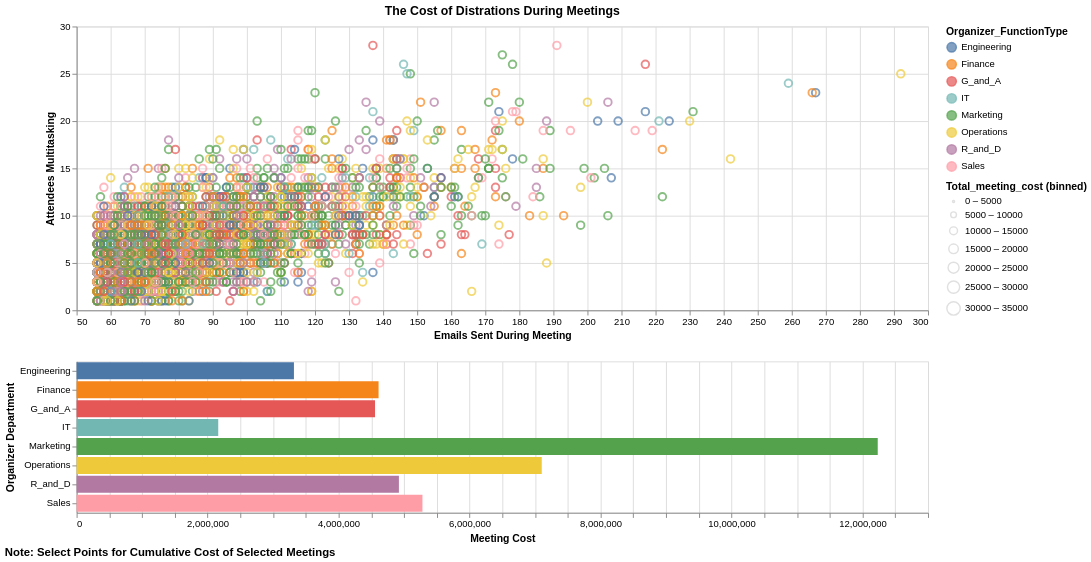

Describe this chart as a Vega-Lite specification.
### Vega specification from a JSON file in a GitHub repository (floating-point values rounded to 4 significant figures; data arrays with more than 128 entries replaced by an {"elided": "..."} marker saying what was removed)
{"$schema": "https://vega.github.io/schema/vega/v5.json", "background": "white", "padding": 5, "width": 900, "title": {"text": "Note: Select Points for Cumulative Cost of Selected Meetings", "align": "left", "fontSize": 12, "orient": "bottom", "anchor": "start"}, "data": [{"name": "selector018_store"}, {"name": "data-c5561aa8189b53b1ad660eae0f048de6", "values": {"elided": "4415 records"}}, {"name": "data_1", "source": "data-c5561aa8189b53b1ad660eae0f048de6", "transform": [{"type": "bin", "field": "Total_meeting_cost", "as": ["bin_extent_0_35000_step_5000_Total_meeting_cost", "bin_extent_0_35000_step_5000_Total_meeting_cost_end"], "signal": "concat_0_bin_extent_0_35000_step_5000_Total_meeting_cost_bins", "extent": [0, 35000], "step": 5000}, {"type": "formula", "expr": "!isValid(datum[\"bin_extent_0_35000_step_5000_Total_meeting_cost\"]) || !isFinite(+datum[\"bin_extent_0_35000_step_5000_Total_meeting_cost\"]) ? \"null\" : format(datum[\"bin_extent_0_35000_step_5000_Total_meeting_cost\"], \"\") + \" – \" + format(datum[\"bin_extent_0_35000_step_5000_Total_meeting_cost_end\"], \"\")", "as": "bin_extent_0_35000_step_5000_Total_meeting_cost_range"}, {"type": "filter", "expr": "isValid(datum[\"Emails_sent_during_meetings\"]) && isFinite(+datum[\"Emails_sent_during_meetings\"]) && isValid(datum[\"Attendees_multitasking\"]) && isFinite(+datum[\"Attendees_multitasking\"])"}]}, {"name": "data_2", "source": "data-c5561aa8189b53b1ad660eae0f048de6", "transform": [{"type": "filter", "expr": "!length(data(\"selector018_store\")) || vlSelectionTest(\"selector018_store\", datum)"}, {"type": "aggregate", "groupby": ["Organizer_FunctionType"], "ops": ["sum"], "fields": ["Total_meeting_cost"], "as": ["sum_Total_meeting_cost"]}, {"type": "filter", "expr": "isValid(datum[\"sum_Total_meeting_cost\"]) && isFinite(+datum[\"sum_Total_meeting_cost\"])"}]}], "signals": [{"name": "concat_0_height", "value": 300}, {"name": "concat_1_y_step", "value": 20}, {"name": "concat_1_height", "update": "bandspace(domain('concat_1_y').length, 0.1, 0.05) * concat_1_y_step"}, {"name": "unit", "value": {}, "on": [{"events": "mousemove", "update": "isTuple(group()) ? group() : unit"}]}, {"name": "selector018", "update": "vlSelectionResolve(\"selector018_store\", \"union\")"}], "layout": {"padding": 20, "columns": 1, "bounds": "full", "align": "each"}, "marks": [{"type": "group", "name": "concat_0_group", "title": {"text": "The Cost of Distrations During Meetings", "frame": "group"}, "style": "cell", "encode": {"update": {"width": {"signal": "width"}, "height": {"signal": "concat_0_height"}}}, "signals": [{"name": "selector018_x", "value": [], "on": [{"events": {"source": "scope", "type": "mousedown", "filter": ["!event.item || event.item.mark.name !== \"selector018_brush\""]}, "update": "[x(unit), x(unit)]"}, {"events": {"source": "window", "type": "mousemove", "consume": true, "between": [{"source": "scope", "type": "mousedown", "filter": ["!event.item || event.item.mark.name !== \"selector018_brush\""]}, {"source": "window", "type": "mouseup"}]}, "update": "[selector018_x[0], clamp(x(unit), 0, width)]"}, {"events": {"signal": "selector018_scale_trigger"}, "update": "[scale(\"concat_0_x\", selector018_Emails_sent_during_meetings[0]), scale(\"concat_0_x\", selector018_Emails_sent_during_meetings[1])]"}, {"events": [{"source": "view", "type": "dblclick"}], "update": "[0, 0]"}, {"events": {"signal": "selector018_translate_delta"}, "update": "clampRange(panLinear(selector018_translate_anchor.extent_x, selector018_translate_delta.x / span(selector018_translate_anchor.extent_x)), 0, width)"}, {"events": {"signal": "selector018_zoom_delta"}, "update": "clampRange(zoomLinear(selector018_x, selector018_zoom_anchor.x, selector018_zoom_delta), 0, width)"}]}, {"name": "selector018_Emails_sent_during_meetings", "on": [{"events": {"signal": "selector018_x"}, "update": "selector018_x[0] === selector018_x[1] ? null : invert(\"concat_0_x\", selector018_x)"}]}, {"name": "selector018_y", "value": [], "on": [{"events": {"source": "scope", "type": "mousedown", "filter": ["!event.item || event.item.mark.name !== \"selector018_brush\""]}, "update": "[y(unit), y(unit)]"}, {"events": {"source": "window", "type": "mousemove", "consume": true, "between": [{"source": "scope", "type": "mousedown", "filter": ["!event.item || event.item.mark.name !== \"selector018_brush\""]}, {"source": "window", "type": "mouseup"}]}, "update": "[selector018_y[0], clamp(y(unit), 0, concat_0_height)]"}, {"events": {"signal": "selector018_scale_trigger"}, "update": "[scale(\"concat_0_y\", selector018_Attendees_multitasking[0]), scale(\"concat_0_y\", selector018_Attendees_multitasking[1])]"}, {"events": [{"source": "view", "type": "dblclick"}], "update": "[0, 0]"}, {"events": {"signal": "selector018_translate_delta"}, "update": "clampRange(panLinear(selector018_translate_anchor.extent_y, selector018_translate_delta.y / span(selector018_translate_anchor.extent_y)), 0, concat_0_height)"}, {"events": {"signal": "selector018_zoom_delta"}, "update": "clampRange(zoomLinear(selector018_y, selector018_zoom_anchor.y, selector018_zoom_delta), 0, concat_0_height)"}]}, {"name": "selector018_Attendees_multitasking", "on": [{"events": {"signal": "selector018_y"}, "update": "selector018_y[0] === selector018_y[1] ? null : invert(\"concat_0_y\", selector018_y)"}]}, {"name": "selector018_scale_trigger", "value": {}, "on": [{"events": [{"scale": "concat_0_x"}, {"scale": "concat_0_y"}], "update": "(!isArray(selector018_Emails_sent_during_meetings) || (+invert(\"concat_0_x\", selector018_x)[0] === +selector018_Emails_sent_during_meetings[0] && +invert(\"concat_0_x\", selector018_x)[1] === +selector018_Emails_sent_during_meetings[1])) && (!isArray(selector018_Attendees_multitasking) || (+invert(\"concat_0_y\", selector018_y)[0] === +selector018_Attendees_multitasking[0] && +invert(\"concat_0_y\", selector018_y)[1] === +selector018_Attendees_multitasking[1])) ? selector018_scale_trigger : {}"}]}, {"name": "selector018_tuple", "on": [{"events": [{"signal": "selector018_Emails_sent_during_meetings || selector018_Attendees_multitasking"}], "update": "selector018_Emails_sent_during_meetings && selector018_Attendees_multitasking ? {unit: \"concat_0\", fields: selector018_tuple_fields, values: [selector018_Emails_sent_during_meetings,selector018_Attendees_multitasking]} : null"}]}, {"name": "selector018_tuple_fields", "value": [{"field": "Emails_sent_during_meetings", "channel": "x", "type": "R"}, {"field": "Attendees_multitasking", "channel": "y", "type": "R"}]}, {"name": "selector018_translate_anchor", "value": {}, "on": [{"events": [{"source": "scope", "type": "mousedown", "markname": "selector018_brush"}], "update": "{x: x(unit), y: y(unit), extent_x: slice(selector018_x), extent_y: slice(selector018_y)}"}]}, {"name": "selector018_translate_delta", "value": {}, "on": [{"events": [{"source": "window", "type": "mousemove", "consume": true, "between": [{"source": "scope", "type": "mousedown", "markname": "selector018_brush"}, {"source": "window", "type": "mouseup"}]}], "update": "{x: selector018_translate_anchor.x - x(unit), y: selector018_translate_anchor.y - y(unit)}"}]}, {"name": "selector018_zoom_anchor", "on": [{"events": [{"source": "scope", "type": "wheel", "consume": true, "markname": "selector018_brush"}], "update": "{x: x(unit), y: y(unit)}"}]}, {"name": "selector018_zoom_delta", "on": [{"events": [{"source": "scope", "type": "wheel", "consume": true, "markname": "selector018_brush"}], "force": true, "update": "pow(1.001, event.deltaY * pow(16, event.deltaMode))"}]}, {"name": "selector018_modify", "on": [{"events": {"signal": "selector018_tuple"}, "update": "modify(\"selector018_store\", selector018_tuple, true)"}]}], "marks": [{"name": "selector018_brush_bg", "type": "rect", "clip": true, "encode": {"enter": {"fill": {"value": "#333"}, "fillOpacity": {"value": 0.125}}, "update": {"x": [{"test": "data(\"selector018_store\").length && data(\"selector018_store\")[0].unit === \"concat_0\"", "signal": "selector018_x[0]"}, {"value": 0}], "y": [{"test": "data(\"selector018_store\").length && data(\"selector018_store\")[0].unit === \"concat_0\"", "signal": "selector018_y[0]"}, {"value": 0}], "x2": [{"test": "data(\"selector018_store\").length && data(\"selector018_store\")[0].unit === \"concat_0\"", "signal": "selector018_x[1]"}, {"value": 0}], "y2": [{"test": "data(\"selector018_store\").length && data(\"selector018_store\")[0].unit === \"concat_0\"", "signal": "selector018_y[1]"}, {"value": 0}]}}}, {"name": "concat_0_marks", "type": "symbol", "style": ["point"], "interactive": true, "from": {"data": "data_1"}, "encode": {"update": {"opacity": {"value": 0.7}, "fill": {"value": "transparent"}, "stroke": [{"test": "!length(data(\"selector018_store\")) || vlSelectionTest(\"selector018_store\", datum)", "scale": "color", "field": "Organizer_FunctionType"}, {"value": "lightgray"}], "tooltip": {"signal": "{\"Emails_sent_during_meetings\": format(datum[\"Emails_sent_during_meetings\"], \"\"), \"Attendees_multitasking\": format(datum[\"Attendees_multitasking\"], \"\"), \"Organizer_FunctionType\": isValid(datum[\"Organizer_FunctionType\"]) ? datum[\"Organizer_FunctionType\"] : \"\"+datum[\"Organizer_FunctionType\"], \"Subject\": isValid(datum[\"Subject\"]) ? datum[\"Subject\"] : \"\"+datum[\"Subject\"], \"Total_meeting_cost\": format(datum[\"Total_meeting_cost\"], \"\")}"}, "ariaRoleDescription": {"value": "point"}, "description": {"signal": "\"Organizer_FunctionType: \" + (isValid(datum[\"Organizer_FunctionType\"]) ? datum[\"Organizer_FunctionType\"] : \"\"+datum[\"Organizer_FunctionType\"]) + \"; Total_meeting_cost (binned): \" + (!isValid(datum[\"bin_extent_0_35000_step_5000_Total_meeting_cost\"]) || !isFinite(+datum[\"bin_extent_0_35000_step_5000_Total_meeting_cost\"]) ? \"null\" : format(datum[\"bin_extent_0_35000_step_5000_Total_meeting_cost\"], \"\") + \" – \" + format(datum[\"bin_extent_0_35000_step_5000_Total_meeting_cost_end\"], \"\")) + \"; Emails_sent_during_meetings: \" + (format(datum[\"Emails_sent_during_meetings\"], \"\")) + \"; Attendees_multitasking: \" + (format(datum[\"Attendees_multitasking\"], \"\")) + \"; Subject: \" + (isValid(datum[\"Subject\"]) ? datum[\"Subject\"] : \"\"+datum[\"Subject\"]) + \"; Total_meeting_cost: \" + (format(datum[\"Total_meeting_cost\"], \"\")) + \"; Emails Sent During Meeting: \" + (format(datum[\"Emails_sent_during_meetings\"], \"\")) + \"; Attendees Multitasking: \" + (format(datum[\"Attendees_multitasking\"], \"\"))"}, "x": [{"test": "!isValid(datum[\"Emails_sent_during_meetings\"]) || !isFinite(+datum[\"Emails_sent_during_meetings\"])", "value": 0}, {"scale": "concat_0_x", "field": "Emails_sent_during_meetings"}], "y": {"scale": "concat_0_y", "field": "Attendees_multitasking"}, "size": {"signal": "scale(\"size\", 0.5 * datum[\"bin_extent_0_35000_step_5000_Total_meeting_cost\"] + 0.5 * datum[\"bin_extent_0_35000_step_5000_Total_meeting_cost_end\"])"}}}}, {"name": "selector018_brush", "type": "rect", "clip": true, "encode": {"enter": {"fill": {"value": "transparent"}}, "update": {"x": [{"test": "data(\"selector018_store\").length && data(\"selector018_store\")[0].unit === \"concat_0\"", "signal": "selector018_x[0]"}, {"value": 0}], "y": [{"test": "data(\"selector018_store\").length && data(\"selector018_store\")[0].unit === \"concat_0\"", "signal": "selector018_y[0]"}, {"value": 0}], "x2": [{"test": "data(\"selector018_store\").length && data(\"selector018_store\")[0].unit === \"concat_0\"", "signal": "selector018_x[1]"}, {"value": 0}], "y2": [{"test": "data(\"selector018_store\").length && data(\"selector018_store\")[0].unit === \"concat_0\"", "signal": "selector018_y[1]"}, {"value": 0}], "stroke": [{"test": "selector018_x[0] !== selector018_x[1] && selector018_y[0] !== selector018_y[1]", "value": "white"}, {"value": null}]}}}], "axes": [{"scale": "concat_0_x", "orient": "bottom", "gridScale": "concat_0_y", "grid": true, "tickCount": {"signal": "ceil(width/40)"}, "domain": false, "labels": false, "aria": false, "maxExtent": 0, "minExtent": 0, "ticks": false, "zindex": 0}, {"scale": "concat_0_y", "orient": "left", "gridScale": "concat_0_x", "grid": true, "tickCount": {"signal": "ceil(concat_0_height/40)"}, "domain": false, "labels": false, "aria": false, "maxExtent": 0, "minExtent": 0, "ticks": false, "zindex": 0}, {"scale": "concat_0_x", "orient": "bottom", "grid": false, "title": "Emails Sent During Meeting", "labelFlush": true, "labelOverlap": true, "tickCount": {"signal": "ceil(width/40)"}, "zindex": 0}, {"scale": "concat_0_y", "orient": "left", "grid": false, "title": "Attendees Multitasking", "labelOverlap": true, "tickCount": {"signal": "ceil(concat_0_height/40)"}, "zindex": 0}]}, {"type": "group", "name": "concat_1_group", "style": "cell", "encode": {"update": {"width": {"signal": "width"}, "height": {"signal": "concat_1_height"}}}, "marks": [{"name": "concat_1_marks", "type": "rect", "style": ["bar"], "interactive": false, "from": {"data": "data_2"}, "encode": {"update": {"fill": {"scale": "color", "field": "Organizer_FunctionType"}, "ariaRoleDescription": {"value": "bar"}, "description": {"signal": "\"Organizer_FunctionType: \" + (isValid(datum[\"Organizer_FunctionType\"]) ? datum[\"Organizer_FunctionType\"] : \"\"+datum[\"Organizer_FunctionType\"]) + \"; Meeting Cost: \" + (format(datum[\"sum_Total_meeting_cost\"], \"\")) + \"; Organizer Department: \" + (isValid(datum[\"Organizer_FunctionType\"]) ? datum[\"Organizer_FunctionType\"] : \"\"+datum[\"Organizer_FunctionType\"])"}, "x": {"scale": "concat_1_x", "field": "sum_Total_meeting_cost"}, "x2": {"scale": "concat_1_x", "value": 0}, "y": {"scale": "concat_1_y", "field": "Organizer_FunctionType"}, "height": {"scale": "concat_1_y", "band": 1}}}}], "axes": [{"scale": "concat_1_x", "orient": "bottom", "gridScale": "concat_1_y", "grid": true, "tickCount": {"signal": "ceil(width/40)"}, "domain": false, "labels": false, "aria": false, "maxExtent": 0, "minExtent": 0, "ticks": false, "zindex": 0}, {"scale": "concat_1_x", "orient": "bottom", "grid": false, "title": "Meeting Cost", "labelFlush": true, "labelOverlap": true, "tickCount": {"signal": "ceil(width/40)"}, "zindex": 0}, {"scale": "concat_1_y", "orient": "left", "grid": false, "title": "Organizer Department", "zindex": 0}]}], "scales": [{"name": "color", "type": "ordinal", "domain": {"fields": [{"data": "data_1", "field": "Organizer_FunctionType"}, {"data": "data_2", "field": "Organizer_FunctionType"}], "sort": true}, "range": "category"}, {"name": "size", "type": "point", "domain": {"data": "data_1", "field": "bin_extent_0_35000_step_5000_Total_meeting_cost_range", "sort": {"field": "bin_extent_0_35000_step_5000_Total_meeting_cost", "op": "min"}}, "range": [5, 200]}, {"name": "concat_0_x", "type": "linear", "domain": [50, 300], "range": [0, {"signal": "width"}], "zero": false}, {"name": "concat_0_y", "type": "linear", "domain": [0, 30], "range": [{"signal": "concat_0_height"}, 0], "zero": true}, {"name": "concat_1_x", "type": "linear", "domain": {"data": "data_2", "field": "sum_Total_meeting_cost"}, "range": [0, {"signal": "width"}], "nice": true, "zero": true}, {"name": "concat_1_y", "type": "band", "domain": {"data": "data_2", "field": "Organizer_FunctionType", "sort": true}, "range": {"step": {"signal": "concat_1_y_step"}}, "paddingInner": 0.1, "paddingOuter": 0.05}], "legends": [{"stroke": "color", "symbolType": "circle", "title": "Organizer_FunctionType", "encode": {"symbols": {"update": {"opacity": {"value": 0.7}}}}, "fill": "color"}, {"size": "size", "symbolType": "circle", "title": "Total_meeting_cost (binned)", "encode": {"symbols": {"update": {"fill": {"value": "transparent"}, "stroke": {"value": "lightgray"}, "opacity": {"value": 0.7}}}}}], "config": {}}
